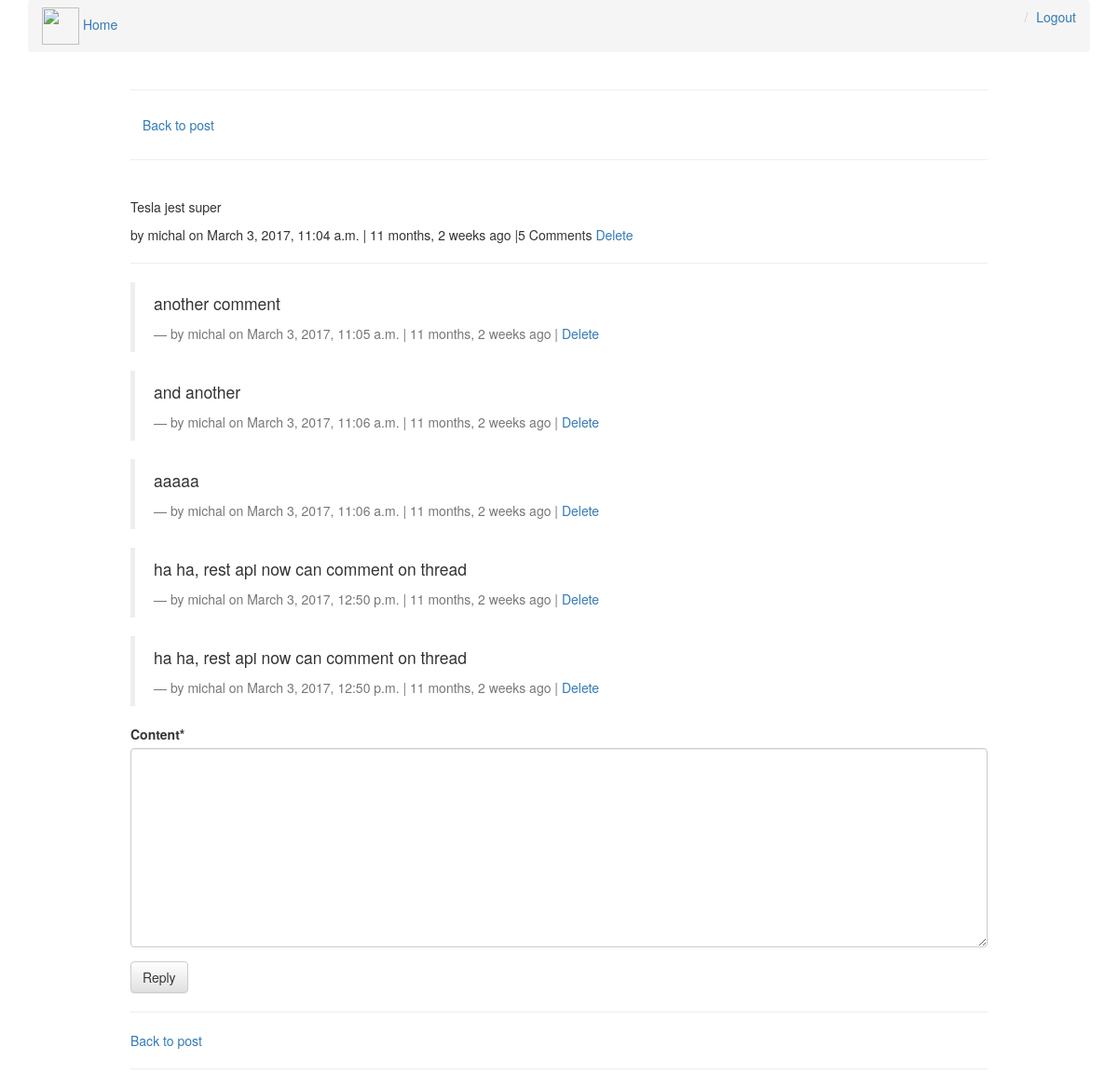
Page /comments/1/ (signed in) on the committed database.
### comments/models.py (models this page shows, shortened)
class Comment(models.Model):
    user = models.ForeignKey(settings.AUTH_USER_MODEL, default=1)
    content_type = models.ForeignKey(ContentType, on_delete=models.CASCADE)
    object_id = models.PositiveIntegerField()
    content_object = GenericForeignKey('content_type', 'object_id')
    parent = models.ForeignKey("self", null=True, blank=True)
    content = models.TextField()
    timestamp = models.DateTimeField(auto_now_add=True)
    objects = CommentManager()
    class Meta:
        ordering = ['-timestamp']
    def get_delete_url(self):
        return reverse("comments:delete", kwargs={"id": self.id})
    def children(self):  # replies
        return Comment.objects.filter(parent=self).order_by('timestamp')
    @property
    def is_parent(self):
        if self.parent is not None:
            return False
        return True

### comments/views.py (the view, shortened to what this page needs)
# urls.py: url(r'^(?P<id>\d+)/$', views.comment_thread, name="thread"),
@login_required
def comment_thread(request, id):
    try:
        obj = Comment.objects.get(id=id)
    except:
        raise Http404
    if not obj.is_parent:
        obj = obj.parent
    original_post = obj.content_object.get_absolute_url()
    initial_data = {
        "content_type": obj.content_type,
        "object_id": obj.object_id,
    }
    form = CommentForm(request.POST or None, initial=initial_data)
    context = {
        "comment": obj,
        "form": form,
        "original_post": original_post,
    }
    return render(request, "comment_thread.html", context)

### comments/forms.py
class CommentForm(forms.Form):
    content_type = forms.CharField(widget=forms.HiddenInput)
    object_id = forms.IntegerField(widget=forms.HiddenInput)
    content = forms.CharField(widget=forms.Textarea)

### posts/models.py (called while the page is built)
    def get_absolute_url(self):
        return reverse("posts:detail", kwargs={"slug": self.slug})

### posts/templates/comment_thread.html (shortened to what this page needs)
{% extends "base.html" %}
{% load urlify %}
{% load crispy_forms_tags %}
{% block content %}
<div class="col-sm-10 col-sm-offset-1">
    <hr/>
    <a class="btn" href="{{ original_post }}">Back to post</a>
    <hr/>
    <br/>
        <p>{{ comment.content }}</p>
        <footer>
            by {{ comment.user }} on {{ comment.timestamp }} | {{ comment.timestamp|timesince }} ago |{% if comment.children.count > 0 %}{{ comment.children.count }} Comment{% if comment.children.count > 1 %}s{% endif %} {% endif %} {% if request.user == comment.user %}<a href="{{ comment.get_delete_url }}">Delete</a>{% endif %}
        </footer>
        <hr/>
        <div>
            {% for child_comment in comment.children %}
                <blockquote>
                    <p>{{ child_comment.content }}</p>
                    <footer>by {{ child_comment.user }} on {{ child_comment.timestamp }} | {{ child_comment.timestamp|timesince }} ago | {% if request.user == child_comment.user %}<a href="{{ child_comment.get_delete_url }}">Delete</a>{% endif %}</footer>
                </blockquote>
            {% endfor %}
            {% if request.user.is_authenticated %}
                <form method="post" action=".">
                    {{ form|crispy }}
                    <input type="submit" value="Reply" class="btn btn-default"> {% csrf_token %}
                </form>
            {% else %}
                <p>You must be logged in to comment</p>
            {% endif %}
        </div>
    <hr/>
    <a href="{{ original_post }}">Back to post</a>
    <hr/>
</div>
{% endblock content %}

### posts/templates/base.html (shortened to what this page needs)
{% load staticfiles %}
{% load posts_tags %}
<!DOCTYPE html>
<html lang="en">
<head>
    <link rel="stylesheet"
          href="https://maxcdn.bootstrapcdn.com/bootstrap/3.3.7/css/bootstrap.min.css"
>
    <link rel="stylesheet"
          href="https://maxcdn.bootstrapcdn.com/bootstrap/3.3.7/css/bootstrap-theme.min.css"
>
    <link rel="stylesheet"
          href="https://maxcdn.bootstrapcdn.com/font-awesome/4.7.0/css/font-awesome.min.css">
    <link rel="stylesheet" href='{% static "css/base.css" %}'/>
</head>
<body>
    <div class="container">
        <ol class="breadcrumb">
            <li><img src="http://www.carlogos.org/logo/Tesla-logo-2003-2500x2500.png" height="40" width="40"> <a href='{% url "posts:list" %}'>Home</a></li>
            {% if not request.user.is_authenticated %}
                <li class="pull-right"><a href='{% url "register" %}'>Register</a></li>
                <li class="pull-right"><a href='{% url "login" %}'>Login</a></li>
            {% else %}
                <li class="pull-right"><a href='{% url "logout" %}'>Logout</a></li>
            {% endif %}
        </ol>
        {% block content %}
        {% endblock content %}
    </div>
</body>
</html>

### rows in the picture
Comment: content "Tesla jest super", user "michal", timestamp "March 3, 2017, 11:04 a.m.", timestamp "11 months, 2 weeks", children.count "5"
Comment: content "another comment", user "michal", timestamp "March 3, 2017, 11:05 a.m.", timestamp "11 months, 2 weeks"
Comment: content "and another", user "michal", timestamp "March 3, 2017, 11:06 a.m.", timestamp "11 months, 2 weeks"
Comment: content "aaaaa", user "michal", timestamp "March 3, 2017, 11:06 a.m.", timestamp "11 months, 2 weeks"
Comment: content "ha ha, rest api now can comment on thread", user "michal", timestamp "March 3, 2017, 12:50 p.m.", timestamp "11 months, 2 weeks"
Comment: content "ha ha, rest api now can comment on thread", user "michal", timestamp "March 3, 2017, 12:50 p.m.", timestamp "11 months, 2 weeks"
